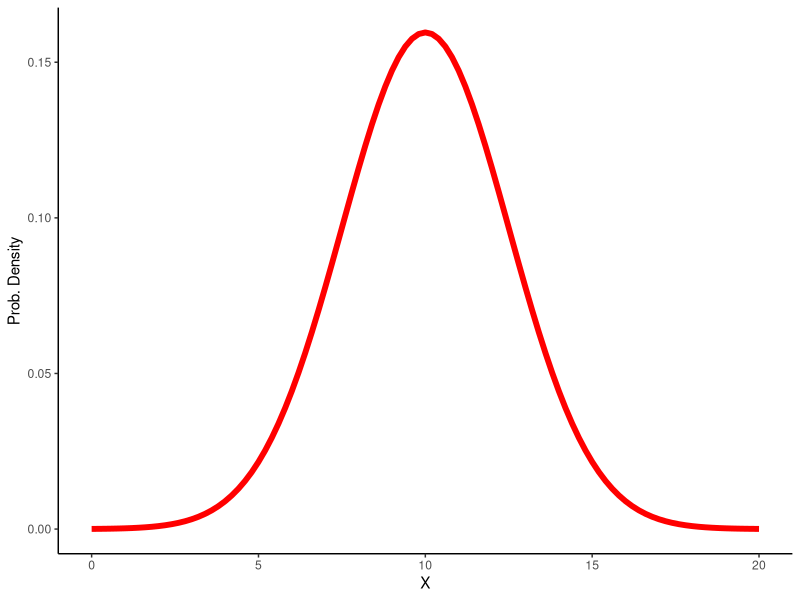
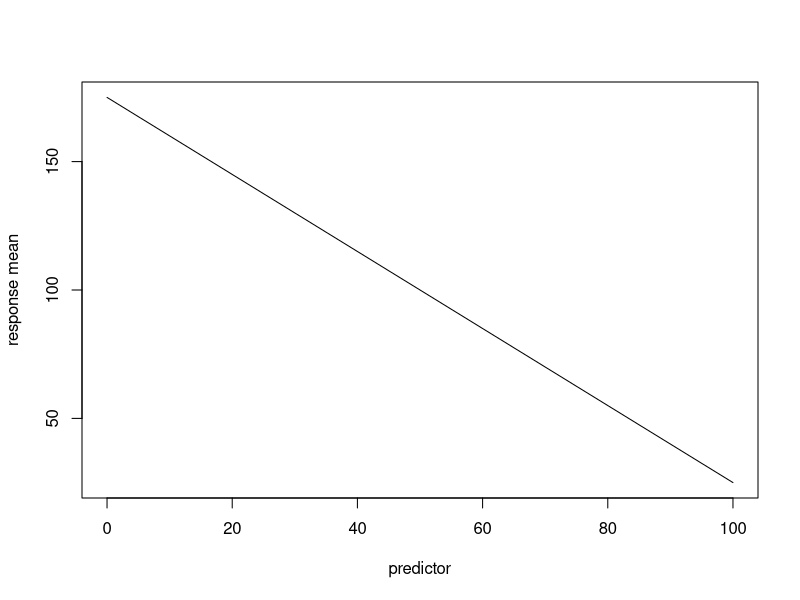
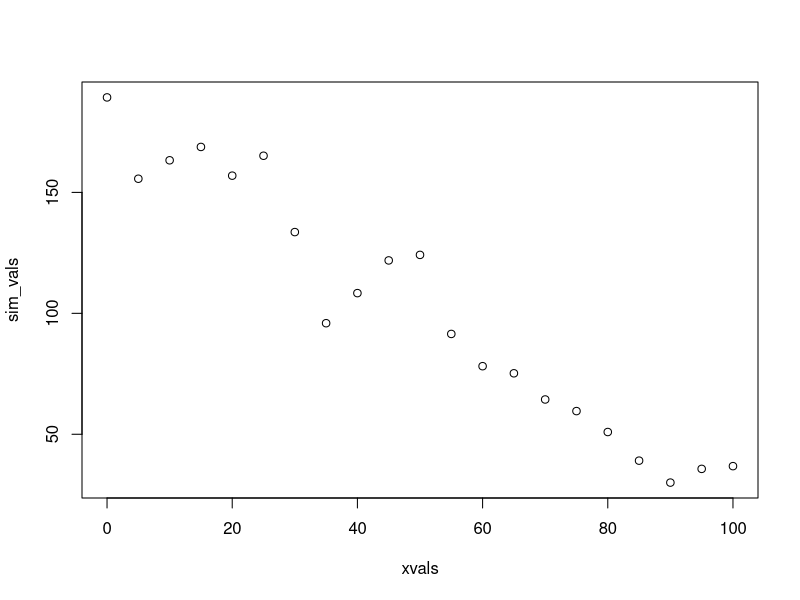
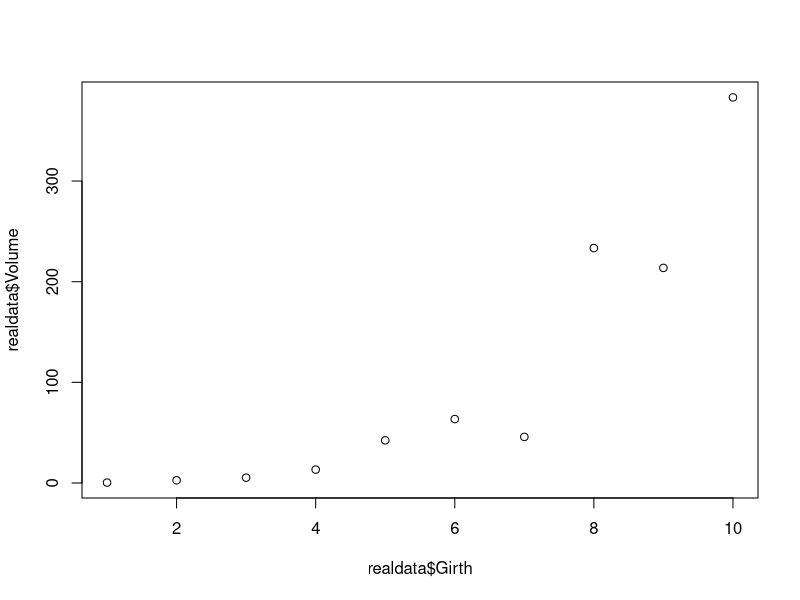
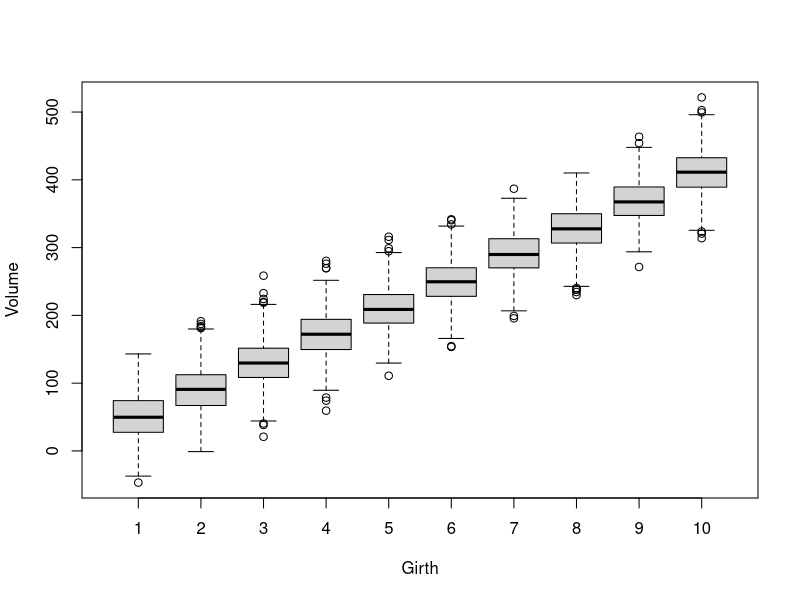
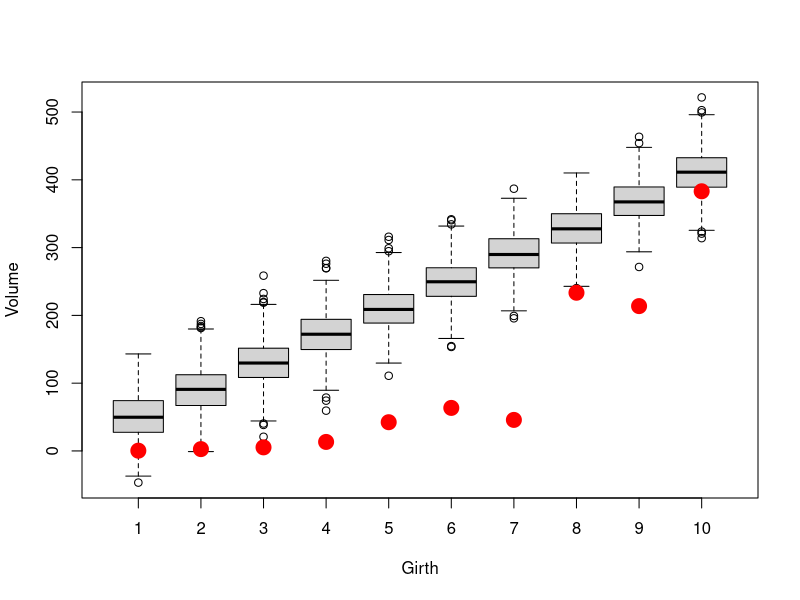
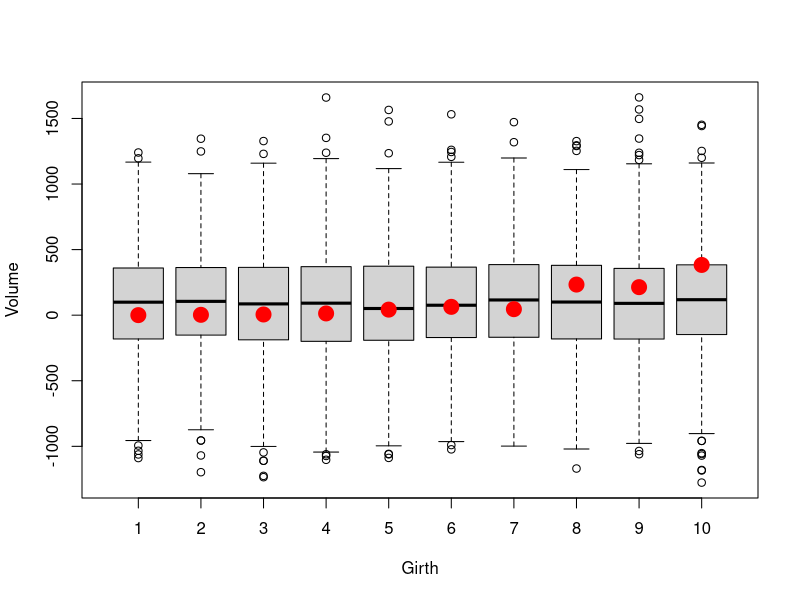

Reproduce these figures in R, in order.

#  NRES 746, Lecture 3  ------------------------
##  University of Nevada, Reno       
##  Data generating models                             
##     Building data simulation models
##     Deterministic and stochastic processes


# Random number generators  -------------------------------

runif(1,0,25)   # draw random numbers from various probability distributions
rpois(1,3.4)
rnorm(1,22,5.4)


# Short exercise:

# Generate 50 samples from Normal(mean=10,sd=4.1) 


# Generate 1000 samples from Poisson(mean=5.4)


# Generate 10 samples from Beta(shape1=0.1,shape2=0.1)


# Try some other distributions and parameters.  NOTE: you can visualize probability densities easily using the "curve" function. or in ggplot:

library(ggplot2)
ggplot() +
  stat_function(fun = dnorm,
                args = list(mean = 10, sd = 2.5),
                color = "red",
                linewidth = 2) +
  xlim(c(0,20)) +
  labs(x="X",y="Prob. Density") +
  theme_classic()
  

# curve(dnorm(x,0,2),-10,10)   # base R version is simpler in this case...

# What happens when you try to use a discrete distribution?


# SIMULATE DATA: ------------------
#  decompose into deterministic and stochastic components (linear regression example)

## Deterministic component  -----------------------------------------

#   define function for transforming a predictor variable into an expected response (linear regression)

    # Arguments:
      # x: vector of covariate values (predictor variable)
      # a: the intercept of a linear relationship mapping the covariate to an expected response
      # b: the slope of a linear relationship mapping the covariate to an expected response

deterministic_component <- function(x,a,b) {a + b*x}   # specify a deterministic, linear functional form

xvals = seq(0,100,5)  # define the values of a hypothetical predictor variable (e.g., tree girth)

expected_vals <- deterministic_component(xvals,175,-1.5)   # use the deterministic component to determine the expected response (e.g., tree volume)
expected_vals

plot(xvals,expected_vals,ylab="response mean", xlab="predictor", type="l")   # plot out the relationship

# plot(xvals,expected_vals,type="l")    # alternatively, plot as a line


## Stochastic component -------------------------------------------- 
##    define a function for transforming an expected (deterministic) response and adding a layer of "noise" on top!

    # Arguments:
      # x: vector of expected responses
      # sd: standard deviation of the "noise" component epsilon
stochastic_component <- function(x,sd){ rnorm(length(x),x,sd)}       # add a layer of "noise" on top of the expected response values

    ### Simulate stochastic data!!
sim_vals <- stochastic_component(expected_vals,sd=10)   # try it- run the function to add noise to your expected values. 

plot(xvals,sim_vals)     # plot it- it should look much more "noisy" now!

# ALTERNATIVELY:

sim_vals <- stochastic_component(deterministic_component(xvals,175,-1.5),10)    # stochastic "shell" surrounds a deterministic "core"    


# Goodness-of-fit test! -------------------------------------

    # Do the data fall into the range of plausible values produced by this model?

# Imagine you have the following "real" data (e.g., tree volumes). 

realdata <- data.frame(Volume=c(0.4, 2.7, 5.3, 13.3, 42.4, 63.5, 45.8, 233.4, 213.7, 383.1),Girth=seq(1,10,length=10))
plot(realdata$Girth,realdata$Volume)


# Simulate many datasets from our hypothesized data generating model (intercept=10,slope=4,variance=1000):

lots <- 1000    # specify number to approximate infinity
N <- nrow(realdata)    # define the number of data points we should generate for each simulation "experiment"

simresults = replicate(lots, rnorm(N,10+realdata$Girth*40,31))

    # now make a boxplot of the results
boxplot(t(simresults),xaxt="n",ylab="Volume",xlab="Girth")    # (repeat) make a boxplot of the simulation results
axis(1,at=c(1:N),labels=realdata$Girth)                          # add x axis labels 


# Now overlay the "real" data
    # how well does the model fit the data?

boxplot(t(simresults),xaxt="n",ylab="Volume",xlab="Girth")    # (repeat) make a boxplot of the simulation results
axis(1,at=c(1:N),labels=realdata$Girth)                          # add x axis labels 
points(c(1:N),realdata$Volume,pch=20,cex=3,col="red",xaxt="n")     # this time, overlay the "real" data 


# Let's simulate many datasets from a 'null' model (intercept=100,slope=0,sd=400):

simresults = replicate(lots, rnorm(N,100,400))
boxplot(t(simresults),xaxt="n",ylab="Volume",xlab="Girth")    # (repeat) make a boxplot of the simulation results
axis(1,at=c(1:N),labels=realdata$Girth)                          # add x axis labels 
points(c(1:N),realdata$Volume,pch=20,cex=3,col="red",xaxt="n")     # this time, overlay the "real" data 



# Power analysis example ---------------------------------
#    designing a monitoring program for a rare species


   ### first, let's develop some helper functions:

## helper function 1 ---------------------------
# function for computing the probability of observing each animal in a single multi-day, multi-observer survey

    # Arguments:
      # N: population abundance
      # people: number of survey participants each day
      # days: survey duration, in days
      # pObs: prob of detection per person per day

SurvProb <- function(N=1000,people=1,days=3,pObs=0.02){
  probPerDay <- 1-(1-pObs)^people      # define the probability of detection per animal per day
  1-(1-probPerDay)^days       # define the probability of detection per animal for the entire survey
}
SurvProb(500,people=2,days=7,pObs=0.02)   # test the new function


## function: simulate monitoring data ----------------------------

# develop a function for simulating monitoring data from a declining population

    # Arguments:
      # N0: true initial population abundance
      # trend: proportional change in population size from last year
      # nyears: duration of simulation
      # people: number of survey participants each day
      # days: survey duration, in days
      # survint: survey interval, in years (e.g., 2 means surveys are conducted every other year)

SimulateMonitoringData <- function(N0=1000,trend=-0.03,nyears=25,people=1,days=3,survint=2){
  realAbund <- floor(N0 * (1+trend)^(0:(nyears-1)))   # no fractional individuals
  detected <- sapply(realAbund, function(t)  rbinom(1,t, SurvProb(t,people=people,days=days,pObs=0.02)   ) )
  detected[!c(0:(nyears-1))%%survint==0] <- NA            # if the survey is not performed that year, return a missing value
  detected       # return the number of individuals detected
}

SimulateMonitoringData(N0=1000,trend=-0.03,nyears=25,people=1,days=3,survint=4)    # test the new function


## function: assessing whether or not a decline was detected ------------------------

    # Arguments:
      # monitoringData: simulated results from a long-term monitoring study
      # alpha: define acceptable type-I error rate (acceptable false positive rate)

IsDecline <- function(monitoringData,alpha=0.05){
  time <- 1:length(monitoringData)      # vector of survey years
  model <- lm(monitoringData~time)    # for now, let's use ordinary linear regression (perform linear regression on simulated monitoring data)
  p_value <- summary(model)$coefficients["time","Pr(>|t|)"]      # extract the p-value  
  isdecline <- ifelse(summary(model)$coefficients["time","Estimate"]<0,TRUE,FALSE)     # determine if the simulated monitoring data determined a "significant" decline
  sig_decline <- ifelse((p_value<=alpha)&(isdecline),TRUE,FALSE)    # if declining and significant trend, then the monitoring protocol successfully diagnosed a decline
  return(sig_decline)
}

IsDecline(monitoringData=c(10,20,NA,15,1),alpha=0.05)    # test the function


## Review lab exercise (lab 2) ----------------------------
##     develop a "power" function to return the statistical power to detect a decline under alternative monitoring schemes...

GetPower <- function(N0,trend,nyears,people,days,survint,alpha){
     # fill this in!
  return(Power)
}
